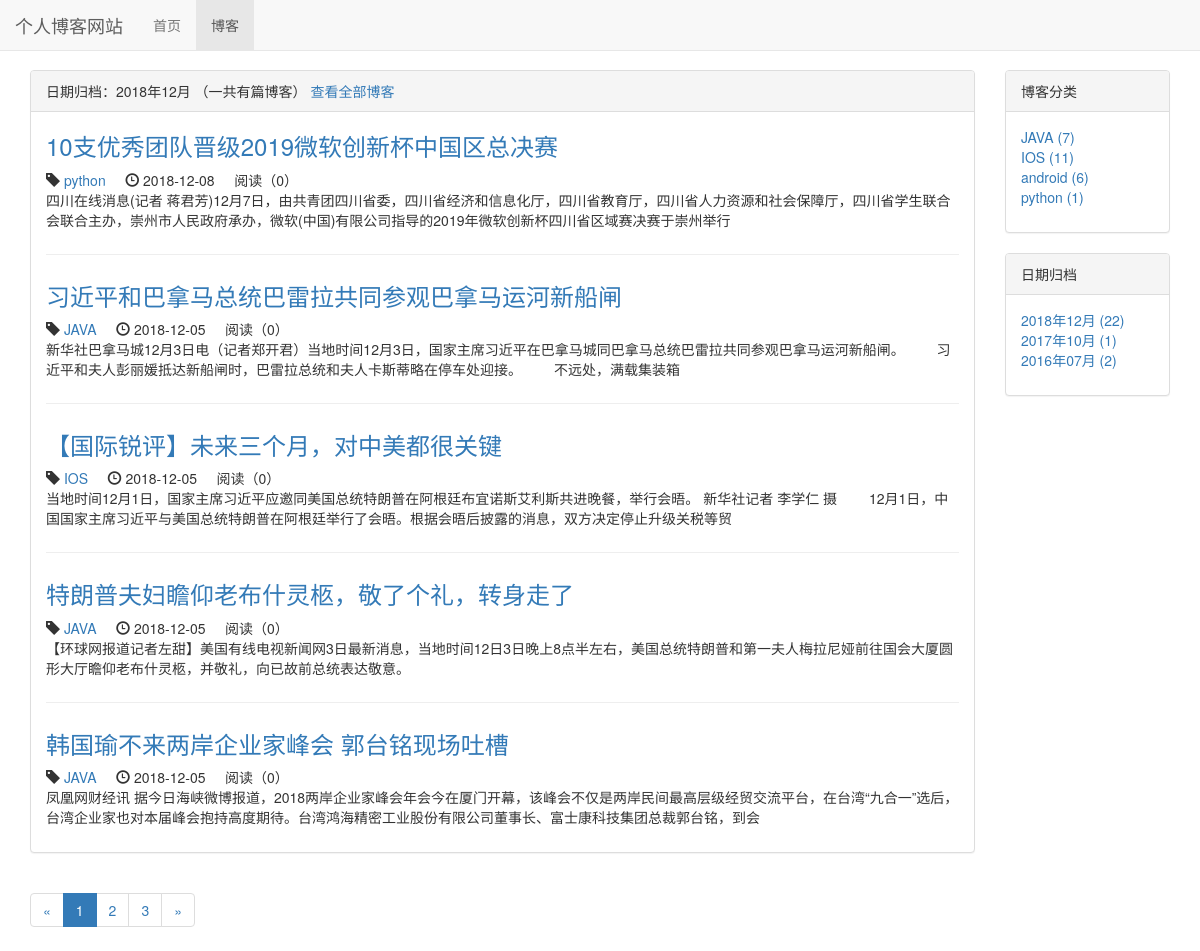
Before: /blog/date/2018/12 with the older database file.
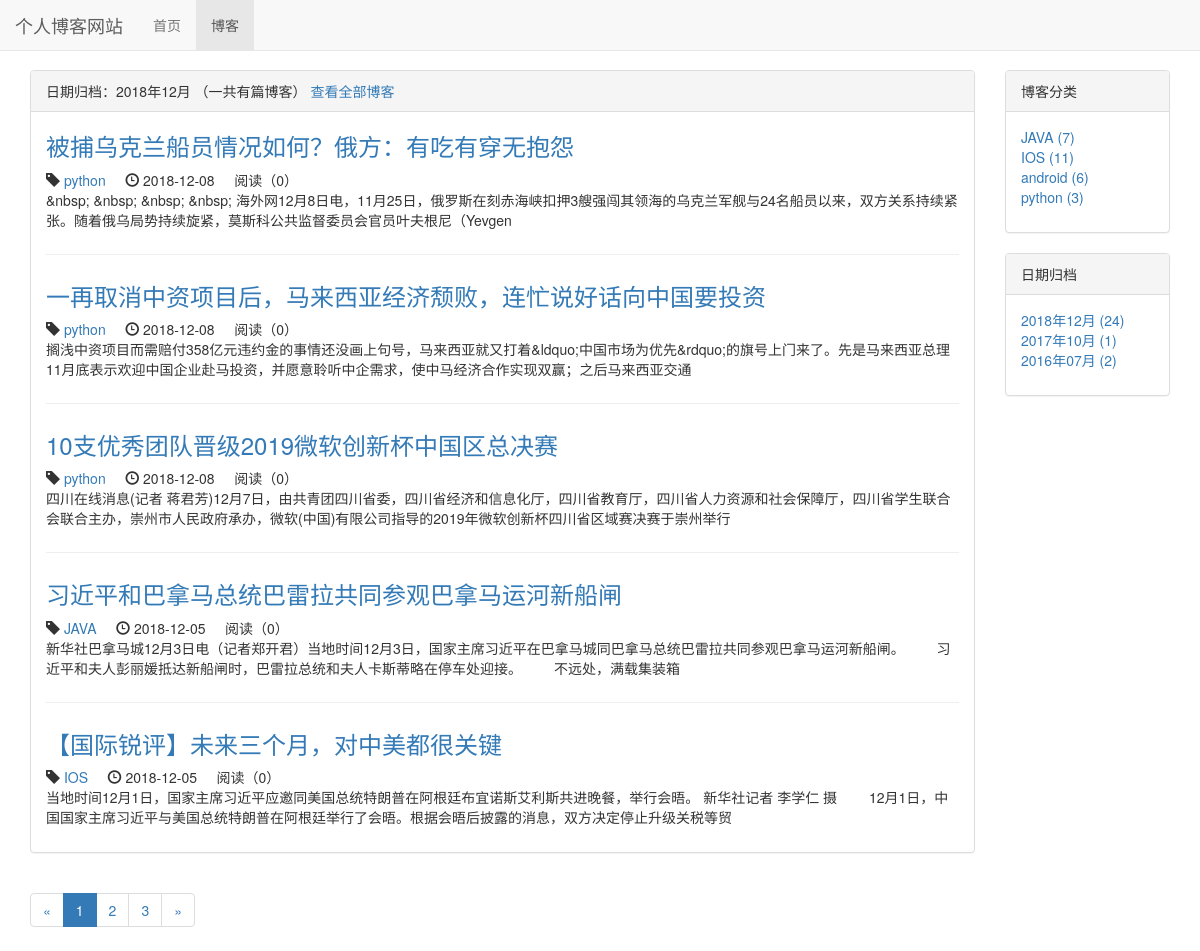
After: the same page with the newer database file.
### blog/models.py (models this page shows, shortened)
class Blog(models.Model,ReadNumExpandMethod):
    title=models.CharField(max_length=50)
    blog_type = models.ForeignKey(BlogType,on_delete=models.DO_NOTHING)
    content = RichTextUploadingField()
    author = models.ForeignKey(User,on_delete=models.DO_NOTHING)
    create_time = models.DateTimeField(auto_now_add=True)
    last_updated_time = models.DateTimeField(auto_now=True)
    class Meta:
        ordering = ['-create_time']

class BlogType(models.Model):
    type_name = models.CharField(max_length=15)
    def __str__(self):
        return self.type_name

### blog/views.py (the view)
# urls.py: path('date/<int:year>/<int:month>', views.blog_with_date,name="blog_with_date"),
def blog_with_date(request,year,month):
    page_num = request.GET.get('page', 1)
    blog_all_list = Blog.objects.filter(create_time__year=year,create_time__month=month)
    context = get_blog_list_common_data(blog_all_list,page_num)
    context['blogs_with_data'] = '%s年%s月' % (year,month)
    return render_to_response('blog/blogs_with_date.html', context)

### read_statistics/models.py (called while the page is built)
    def get_read_num(self):
        try:
            ct = ContentType.objects.get_for_model(self)
            readnum = ReadNum.objects.get(content_type=ct,object_id=self.pk)
            return readnum.read_num
        except exceptions.ObjectDoesNotExist:
            return 0

### blog/templates/blog/blogs_with_date.html (shortened to what this page needs)
{% extends 'blog/blog_list.html' %}
{% block blog_list_title %}
    日期归档：{{ blogs_with_data }}
    （一共有{{ blog_count }}篇博客）
    <a href="{% url 'blog_list' %}">查看全部博客</a>
{% endblock %}

### blog/templates/blog/blog_list.html (shortened to what the changed rows need)
{% extends 'base.html' %}
{% load staticfiles %}
{% block header_extends %}
    <link rel="stylesheet" href="{% static 'blog/blog.css' %}">
{% endblock %}
{% block content %}
    <div class="container">
        <div class="row">
            <div class="col-xs-12 col-sm-8 col-md-9 col-lg-10">
                <div class="panel panel-default">
                    <div class="panel-body">
                        {% for blog in page_of_blogs.object_list %}
                            <div class="blog">
                                <h3><a href="{% url 'blog_detail' blog.pk %}">{{ blog.title }}</a></h3>
                                <p class="blog-info">
                                    <span class="glyphicon glyphicon-tag"></span>&nbsp;<a href="{% url 'blog_with_type' blog.blog_type.pk %}">{{ blog.blog_type }}</a>&nbsp;&nbsp;&nbsp;&nbsp;
                                    <span class="glyphicon glyphicon-time"></span>&nbsp;{{ blog.create_time|date:'Y-m-d' }}
                                    &nbsp;&nbsp;&nbsp;&nbsp;阅读（{{ blog.get_read_num }}）
                                </p>
                                <p>{{ blog.content | striptags | truncatechars:120 }}</p>
                            </div>
                        {% empty %}
                            <div>
                                <p>---暂无博客，敬请期待---</p>
                            </div>
                        {% endfor %}
                    </div>
                </div>
                <div>
                    <ul class="pagination">
                        {% for page_num in page_range %}
                            {% if page_num == page_of_blogs.number %}
                                <li class="active"><a href="?page={{ page_num }}"> {{ page_num }}</a></li>
                            {% else %}
                                <li><a href="?page={{ page_num }}"> {{ page_num }}</a></li>
                            {% endif %}
                        {% endfor %}
                    </ul>
                </div>
            </div>
            <div class="hidden-xs col-sm-4 col-md-3 col-lg-2">
                <div class="panel panel-default">
                    <div class="panel-body">
                        <ul class="blog_types">
                            {% for blog_type in blog_types %}
                                <li><a href="{% url 'blog_with_type' blog_type.pk %}">
                                    {{ blog_type.type_name }} ({{ blog_type.blog_count }})
                                </a></li>
                            {% empty %}
                                <li>暂无分类</li>
                            {% endfor %}
                        </ul>
                    </div>
                </div>
                <div class="panel panel-default">
                    <div class="panel-body">
                        <ul>
                            {% for blog_date,blog_count in blog_dates.items %}
                                <li>
                                    <a href="{% url 'blog_with_date' blog_date.year blog_date.month %}">
                                        {{ blog_date|date:'Y年m月' }} ({{ blog_count }})
                                    </a>
                                </li>
                            {% endfor %}
                        </ul>
                    </div>
                </div>
            </div>
        </div>
    </div>
{% endblock %}

Changed rows visible on the page:
no longer on this page (row unchanged): Blog: title "特朗普夫妇瞻仰老布什灵柩，敬了个礼，转身走了", blog_type "JAVA", create_time "2018-12-05", get_read_num "0", content "【环球网报道记者左甜】美国有线电视新闻网3日最新消息，当地时间12日3日晚上8点半左右，美国总统特朗普和第一夫人梅拉尼娅前往国会大厦圆形大厅瞻仰老布什灵柩，并敬礼，向已故前总统表达敬意。"
no longer on this page (row unchanged): Blog: title "韩国瑜不来两岸企业家峰会 郭台铭现场吐槽", blog_type "JAVA", create_time "2018-12-05", get_read_num "0", content "凤凰网财经讯 据今日海峡微博报道，2018两岸企业家峰会年会今在厦门开幕，该峰会不仅是两岸民间最高层级经贸交流平台，在台湾“九合一”选后，台湾企业家也对本届峰会抱持高度期待。台湾鸿海精密工业股份有限公司董事长、富士康科技集团总裁郭台铭，到会"
added Blog: title "被捕乌克兰船员情况如何？俄方：有吃有穿无抱怨", blog_type "python", create_time "2018-12-08", get_read_num "0", content "&nbsp; &nbsp; &nbsp; &nbsp; 海外网12月8日电，11月25日，俄罗斯在刻赤海峡扣押3艘强闯其领海的乌克兰军舰与24名船员以来，双方关系持续紧张。随着俄乌局势持续旋紧，莫斯科公共监督委员会官员叶夫根尼（Yevgen"
added Blog: title "一再取消中资项目后，马来西亚经济颓败，连忙说好话向中国要投资", blog_type "python", create_time "2018-12-08", get_read_num "0", content "搁浅中资项目而需赔付358亿元违约金的事情还没画上句号，马来西亚就又打着&ldquo;中国市场为优先&rdquo;的旗号上门来了。先是马来西亚总理11月底表示欢迎中国企业赴马投资，并愿意聆听中企需求，使中马经济合作实现双赢；之后马来西亚交通"
computed for BlogType "python": blog_count "1" → "3"
Other visible differences:
new list line: "2018年12月 ( 24 )"
list line gone: "2018年12月 ( 22 )"
